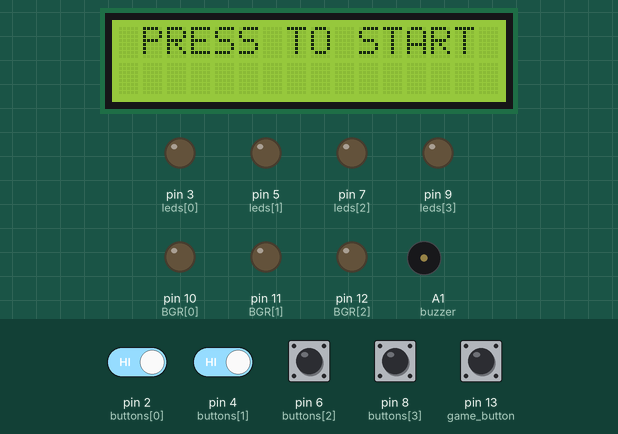
Bench run of a sketch on a simulated Arduino Uno, built with avr-gcc and run on an emulated ATmega328P. On the bench: 16×2 character LCD, output pins drawn as LEDs (lit = HIGH), buzzer (waves = sounding). Dashed ring = blinking. The test bench sets the inputs (shaded band); at power-on: pin 2 (buttons[0]), pin 4 (buttons[1]), pin 6 (buttons[2]), pin 8 (buttons[3]), pin 13 (game_button) HIGH. Random numbers use the default seed unless the sketch sets one; what the sketch prints to the serial monitor is not drawn.

Above: at 1.26 s.
1.3 s: pin 13 (game_button) pulled LOW for 0.15 s
At 5.1 s:
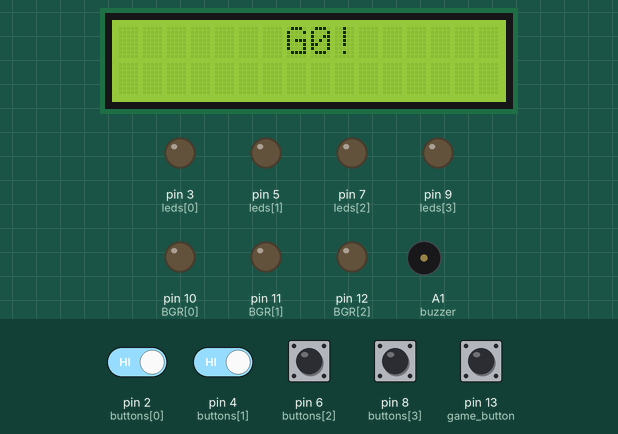
7.4 s: pin 2 (buttons[0]) driven LOW and pin 4 (buttons[1]) driven LOW
10.4 s: pin 2 (buttons[0]) driven HIGH
At 11.5 s:
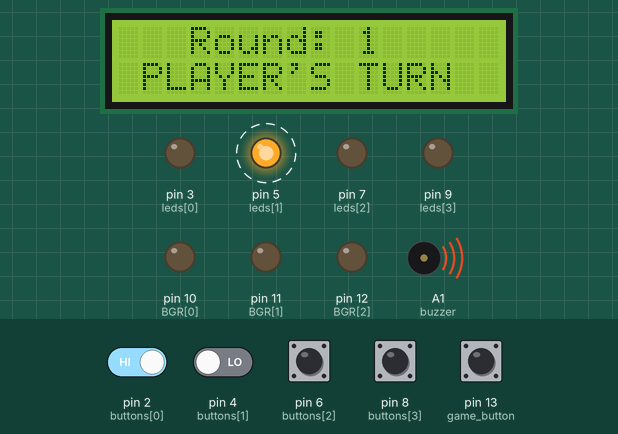
13.1 s: pin 4 (buttons[1]) driven HIGH
At 18.6 s:
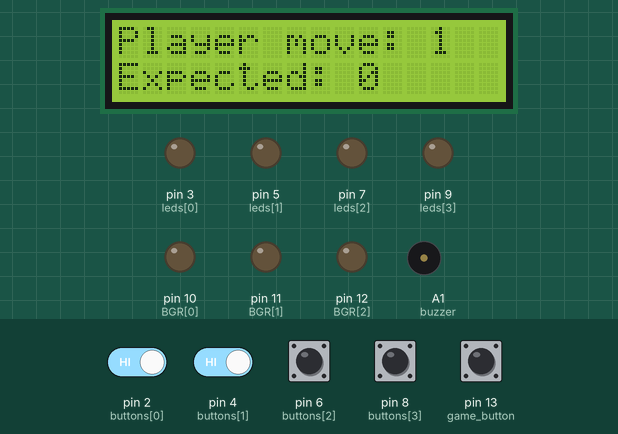
19.1 s: pin 2 (buttons[0]) driven LOW
At 20.8 s:
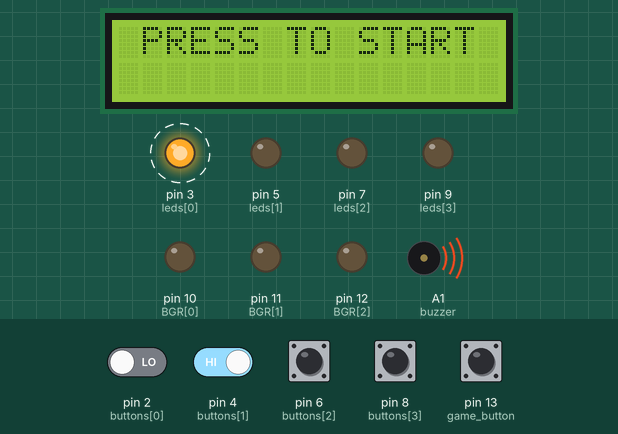
22.1 s: pin 13 (game_button) pulled LOW for 1 s
At 23.1 s:
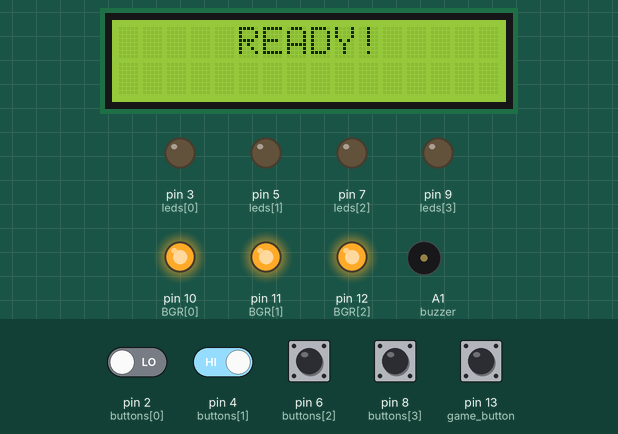
Timing chart, 0 to 24.7 s (numbered marks = the images above; inputs shaded):
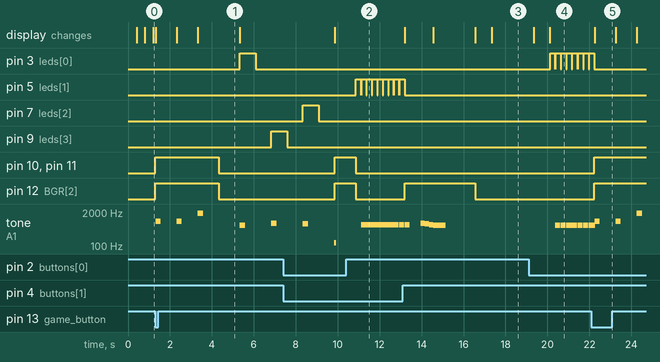

Measured:
- after the input at 1.3 s, pin 3 (leds[0]): LOW → HIGH after 4.0 s, → LOW 0.75 s later; pin 9 (leds[3]): LOW → HIGH after 5.5 s
- after the input at 10.4 s, pin 5 (leds[1]): alternates HIGH for 0.25 s and LOW for 0.01 s, starting after 0.46 s
- after the input at 13.1 s, pin 12 (BGR[2]): LOW → HIGH after 0.09 s, → LOW 3.4 s later; the display: first changes after 0.11 s (image 3 shows a later state)
- after the input at 19.1 s, pin 3 (leds[0]): alternates HIGH for 0.25 s and LOW for 0.01 s, starting after 1.0 s; tone on A1 (buzzer): alternates 622 Hz for 0.25 s and silent for 0.02 s, starting after 1.3 s
- after the input at 22.1 s, pin 10 (BGR[0]), pin 11 (BGR[1]), pin 12 (BGR[2]): LOW → HIGH after 0.14 s; the display: changes after 0.15 s (image 5)
- what the display in image 1 shows lasts 2.0 s, from 3.3 s to 5.3 s

The sketch:

modified-memory-game.ino
```cpp
#include <Wire.h>
#include <LiquidCrystal_I2C.h>

LiquidCrystal_I2C lcd(0x27, 2, 1, 0, 4, 5, 6, 7, 3, POSITIVE);

// Set up buzzer
const int buzzer = A1;
const int buzzer_freq[] = {622, 659, 698, 739};
const int buzz_time = 250;

// Set up pins
const int leds[] = {3, 5, 7, 9};
const int buttons[] = {2, 4, 6, 8};
const int game_button = 13;
const int BGR[] = {10, 11, 12};

// Number of leds and buttons
const int n = 4;

// For tracking moves in the serial monitor
int player_move = 0;
int current_move = 0;

// Max rounds
const int max_rounds = 10;

// Where we store the sequence (Maximum of 12 for 10 rounds)
int sequence[12];

// Time limit per move
int time_limit = 3000;

// Time delay between light blinks
int time_delay = 750;

// Tracks the last time the LCD was updated
unsigned long last_update = 0;

// Toggles LCD press to start message
bool show_pressme = true;


void setup(){
  Serial.begin(9600);

  // Get random seed
  randomSeed(analogRead(A0));

  // LED and Buttons
  for(int i = 0; i < n; i++){
  	pinMode(leds[i], OUTPUT);
    pinMode(buttons[i], INPUT_PULLUP);
  }

  // BGR LEDs
  for(int i = 0; i < 3; i++){
  	pinMode(BGR[i], OUTPUT);
  }

  pinMode(buzzer, OUTPUT);
  pinMode(game_button, INPUT_PULLUP);

  lcd.begin(16, 2);
  lcd.backlight();
}

void loop(){
  press_indicator();
  int debugger = check_button(); // I use this to test the physical buttons and leds (i also use it as a fidget toy)
  //Serial.println(debugger); // Uncomment this if you want to validate button inputs

  if(digitalRead(game_button) == LOW){
    Serial.print("\n\nNEW GAME");
  	lcd.clear();

    game_press();

    if(modified_memory() == true){
      winner();
    }
    else{
      wrong_move();
      delay(time_delay);
      validate();
      delay(time_delay);
    }
    Serial.println("\nEND OF GAME");
  }
}

bool modified_memory(){
  int round = 1;
  int seq_len = 3; // Minimum moves

  // Run until we reach final round
  while(round <= max_rounds){
  	// Show current round
    round_indicator(round);

    // Create new random Sequence
    generate_sequence(seq_len);

    // Play the sequence
  	light_sequence(seq_len, time_delay);

    // Indicate start
    go_indicator();

    // Player's turn
    Serial.print("Player: ");
    for(int i = 0; i < seq_len; i++){
      current_move = sequence[i];
      player_move = get_move();

      Serial.print(player_move);
      if(player_move == -1 || player_move != current_move) return false;
      else if(player_move == game_button){
          return 0;
        }
      }

      round++;
      seq_len++;
      delay(time_delay);
      correct_move();
      delay(1000);
    }
    return true;
}

void generate_sequence(int seq_len){
	Serial.print("\nSequence: ");
  for (int i = 0; i < seq_len; i++){
    	sequence[i] = random(0, n);
      Serial.print(sequence[i]);
  	}
  Serial.println();
}

void light_sequence(int seq_len, int time_delay){
  for(int i = 0; i < seq_len; i++){
    int led = sequence[i];
    digitalWrite(leds[led], HIGH);
    tone(buzzer, buzzer_freq[led], buzz_time);
    delay(time_delay);
    digitalWrite(leds[led], LOW);
    delay(time_delay);
  }
}

int get_move(){
	long start_time = millis();
  int move;

  	// If time limit per move is not reached yet
  	while((millis() - start_time) < time_limit){
    	move = check_button();

      // Button has been pressed
      if(move != -1){
      	// Buzz sound
        tone(buzzer, buzzer_freq[move], buzz_time);

        // Wait for button to release
        while(check_button() != -1);
        delay(0);

        return move;
      }
    }
  	// Timer ran out
  	return -1;
}

int check_button() {
    for (int i = 0; i < n; i++) {
        // Check if button is pressed
        if (digitalRead(buttons[i]) == LOW) {
            delay(10); // Short debounce delay - w/o interfering with lights

            // Confirm stable press
            if (digitalRead(buttons[i]) == LOW) {
                digitalWrite(leds[i], HIGH);
                delay(buzz_time); // Delay before turning off light
                tone(buzzer, buzzer_freq[i], buzz_time);
                digitalWrite(leds[i], LOW);   // Turn LED off

                return i;
            }
        }
    }
    return -1; // No button pressed
}

void game_press(){
  // White light
  digitalWrite(BGR[0], HIGH);
  digitalWrite(BGR[1], HIGH);
  digitalWrite(BGR[2], HIGH);

  lcd.clear();
  lcd.setCursor(5, 0);
  lcd.print("READY!");
  tone(buzzer, 880, buzz_time);
  delay(1000);

  lcd.clear();
  lcd.setCursor(6, 0);
  lcd.print("SET!");
  tone(buzzer, 880, buzz_time);
  delay(1000);

  lcd.clear();
  lcd.setCursor(7, 0);
  lcd.print("G0!");
  tone(buzzer, 1760, buzz_time);
  delay(1000);

  digitalWrite(BGR[0], LOW);
  digitalWrite(BGR[1], LOW);
  digitalWrite(BGR[2], LOW);
  delay(1000);
}

void press_indicator(){
  // Checks time to flash on/off
  if (millis() - last_update >= 400) {
    // Update the timer
    last_update = millis();

    if (show_pressme) {
      lcd.setCursor(1, 0);
      lcd.print("PRESS TO START");
    }
    else {
      lcd.clear();
    }
  }
    // Toggle message on and off
    show_pressme = !show_pressme;
}

void round_indicator(int round){
  char str[20];
  sprintf(str, "Round: %d", round);

  lcd.clear();
  lcd.setCursor(3, 0);
  lcd.print(str);
}

void go_indicator(){
  tone(buzzer, 131, 100);

  lcd.setCursor(1, 1);
  lcd.print("PLAYER'S TURN");

  // White light
  digitalWrite(BGR[0], HIGH);
  digitalWrite(BGR[1], HIGH);
  digitalWrite(BGR[2], HIGH);
  delay(1000);
  digitalWrite(BGR[0], LOW);
  digitalWrite(BGR[1], LOW);
  digitalWrite(BGR[2], LOW);
}

void correct_move(){
  lcd.clear();
  lcd.setCursor(3, 0);
  lcd.print("Correct!");

  tone(buzzer, 1760, 300);
  delay(300);
  tone(buzzer, 880, 300);
  delay(300);
  tone(buzzer, 440, 300);

  // Green light
  digitalWrite(BGR[1], HIGH);
  delay(1000);
  digitalWrite(BGR[1], LOW);
}

void winner(){
  delay(1000);
  lcd.clear();
  lcd.setCursor(2,0);
  lcd.print("Well played.");

  delay(1000);

  lcd.setCursor(3, 2);
  lcd.print("YOU WIN!");

  // Party lights
  for(int i = 0; i < 3; i++){

    digitalWrite(BGR[0], HIGH);
    delay(200);
    digitalWrite(BGR[0], LOW);

    digitalWrite(BGR[1], HIGH);
    delay(200);
    digitalWrite(BGR[1], LOW);

    digitalWrite(BGR[2], HIGH);
    delay(200);
    digitalWrite(BGR[2], LOW);

    winner_sound();
    delay(300);
  }

  tone(buzzer, 932, 300);
  delay(300);
  tone(buzzer, 987, 600);

  delay(1000);
  lcd.clear();
}

void wrong_move(){
  // Red light
  digitalWrite(BGR[2], HIGH);

  lcd.clear();
  lcd.setCursor(2, 0);
  lcd.print("Wrong move.");
  delay(time_delay);

  lose_sound();

  lcd.setCursor(3, 2);
  lcd.print("YOU LOSE!");
  delay(2000);
  lcd.clear();

  digitalWrite(BGR[2], LOW);
}

void validate(){
  char str1[50];
  char str2[50];

  lcd.clear();

  lcd.setCursor(0,0);
  sprintf(str1, "Player move: %d", player_move);
  lcd.print(str1);

  lcd.setCursor(0,1);
  sprintf(str2, "Expected: %d", current_move);
  lcd.print(str2);

  delay(2000);
  lcd.clear();
}

void lose_sound(){
  tone(buzzer, buzzer_freq[3], 300);
  delay(200);
  tone(buzzer, buzzer_freq[2], 400);
  delay(200);
  tone(buzzer, buzzer_freq[1], 400);
  delay(200);
  tone(buzzer, buzzer_freq[0], 600);
}

void winner_sound(){
  tone(buzzer, 830, 500);
  delay(200);
  tone(buzzer, 1661, 300);
  delay(200);
  tone(buzzer, 3322, 400);
  delay(200);
  tone(buzzer, 1760, 500);
  delay(200);
  tone(buzzer, 1864, 500);
}
```
